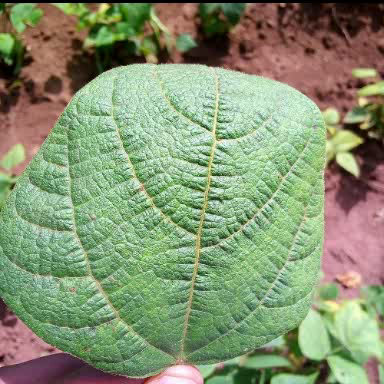
#> input picture frame 0 of test_multimodal_assets/test_plant_4s.mp4, 384 x 384 px, given in place of gemini_generated_video_17a86e10.mp4, which was not available
$ python inspect_all_frames.py   (older library calls are emulated)
#> lines starting #> are read from the running program, lines starting #| are printed output that depends on the picture; pictures that were not available may be replaced by others from this repository, and a replacement may not be noted
"""Comprehensive frame inspection of gemini_generated_video_17a86e10.mp4."""
import os
import sys
import cv2
import numpy as np
from pathlib import Path

video_path = Path(r"C:\Users\vyasn\Downloads\gemini_generated_video_17a86e10.mp4")
cap = cv2.VideoCapture(str(video_path))
total_frames = int(cap.get(cv2.CAP_PROP_FRAME_COUNT))
fps = cap.get(cv2.CAP_PROP_FPS)

print(f"Total frames: {total_frames}, FPS: {fps}")

os.makedirs("scratch/all_video_frames", exist_ok=True)

# Sample every 10th frame (24 frames across video)
indices = np.linspace(0, total_frames - 1, num=24, dtype=int)
frame_data = []

for i, idx in enumerate(indices, 1):
    cap.set(cv2.CAP_PROP_POS_FRAMES, int(idx))
    ret, frame = cap.read()
    if not ret:
        continue

    gray = cv2.cvtColor(frame, cv2.COLOR_BGR2GRAY)
    blur_score = float(cv2.Laplacian(gray, cv2.CV_64F).var())
    mean_bright = float(np.mean(gray))

    out_path = f"scratch/all_video_frames/frame_{i:02d}_idx_{idx:03d}.jpg"
    cv2.imwrite(out_path, frame)

    print(f"Frame #{i:02d} | Idx: {idx:03d} | Time: {idx/fps:.2f}s | Brightness: {mean_bright:.1f} | Sharpness (Laplacian): {blur_score:.2f}")
#> this loop made 24 passes
#> (blur_score, mean_bright) on passes 1 to 12: (3594, 139.6), (3836.3, 139.7), (3829.3, 139.4), (3703.8, 139.8), (3958.9, 139.5), (3798, 139.6), (3730.3, 140.1), (3904.6, 139.9), (3944.3, 139.6), (3681.3, 139.8), (3680.7, 139.8), (3739.6, 139.4)
#| Frame #01 | Idx: 000 | Time: 0.00s | Brightness: 139.6 | Sharpness (Laplacian): 3594.00
#| Frame #02 | Idx: 002 | Time: 0.13s | Brightness: 139.7 | Sharpness (Laplacian): 3836.28
#| Frame #03 | Idx: 005 | Time: 0.33s | Brightness: 139.4 | Sharpness (Laplacian): 3829.35
#| Frame #04 | Idx: 007 | Time: 0.47s | Brightness: 139.8 | Sharpness (Laplacian): 3703.82
#| Frame #05 | Idx: 010 | Time: 0.67s | Brightness: 139.5 | Sharpness (Laplacian): 3958.93
#| Frame #06 | Idx: 012 | Time: 0.80s | Brightness: 139.6 | Sharpness (Laplacian): 3798.04
#| Frame #07 | Idx: 015 | Time: 1.00s | Brightness: 140.1 | Sharpness (Laplacian): 3730.30
#| Frame #08 | Idx: 017 | Time: 1.13s | Brightness: 139.9 | Sharpness (Laplacian): 3904.57
#> (further printed lines are left out)
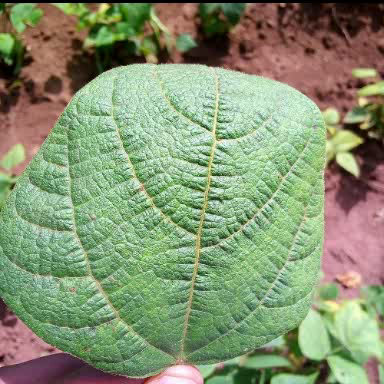
#> input picture frame 0 of test_multimodal_assets/test_plant_4s.mp4, 384 x 384 px, given in place of gemini_generated_video_17a86e10.mp4, which was not available
#> pass 1, `gray = cv2.cvtColor(frame, cv2.COLOR_BGR2GRAY)`:
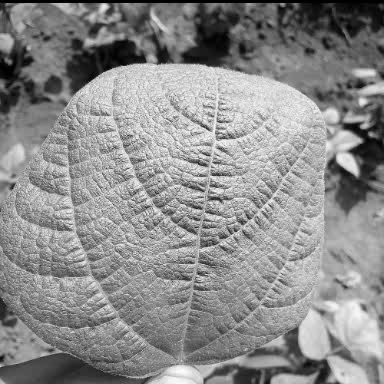
#> gray: shape (384, 384); min 0, max 254, mean 139.6
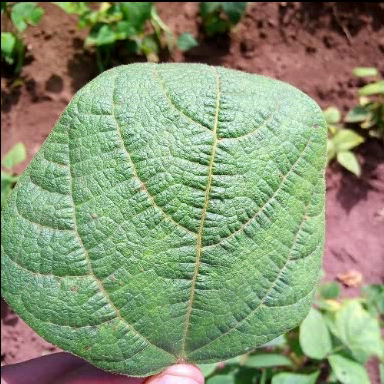
#> input picture frame 2 of test_multimodal_assets/test_plant_4s.mp4, 384 x 384 px, given in place of gemini_generated_video_17a86e10.mp4, which was not available
#> pass 2, `gray = cv2.cvtColor(frame, cv2.COLOR_BGR2GRAY)`:
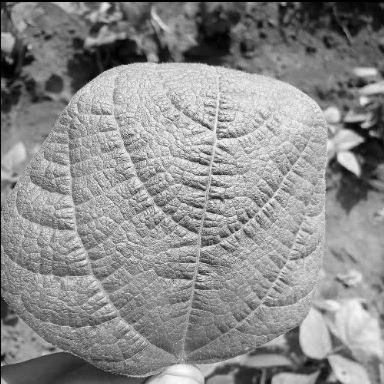
#> gray: shape (384, 384); min 0, max 255, mean 139.7
#> pass 3, `ret, frame = cap.read()`:
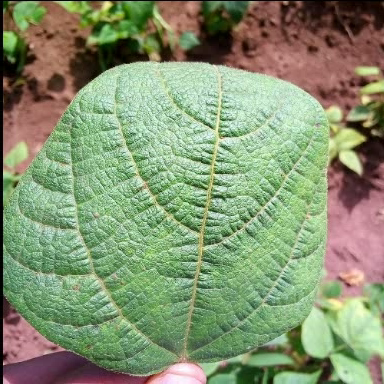
#> frame: shape (384, 384, 3); mean B, G, R 113, 147.7, 133.4
#> pass 3, `gray = cv2.cvtColor(frame, cv2.COLOR_BGR2GRAY)`:
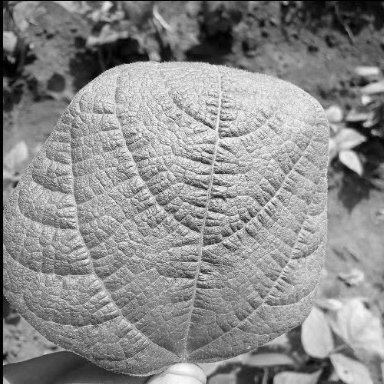
#> gray: shape (384, 384); min 0, max 254, mean 139.4
#> after the loop:
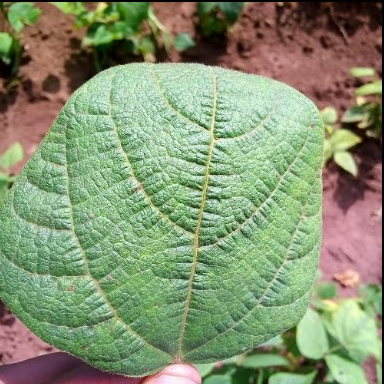
#> frame: shape (384, 384, 3); mean B, G, R 113.3, 147.5, 133.7
#> after the loop:
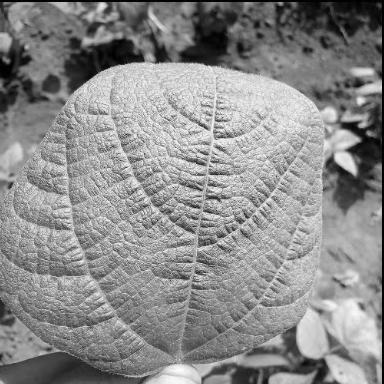
#> gray: shape (384, 384); min 0, max 255, mean 139.4

cap.release()

$ run again, starting later in the video
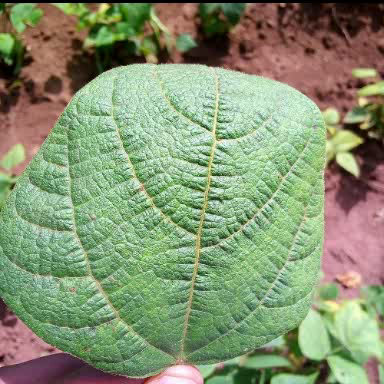
#> input picture frame 0 of test_multimodal_assets/test_plant_4s.mp4, 384 x 384 px, given in place of gemini_generated_video_17a86e10.mp4, which was not available
#> the loop `for i, idx in enumerate(indices, 1):` made 24 passes
#> (blur_score, mean_bright) on passes 1 to 8: (3594, 139.6), (3836.3, 139.7), (3829.3, 139.4), (3703.8, 139.8), (3958.9, 139.5), (3798, 139.6), (3730.3, 140.1), (3904.6, 139.9)
#> (printed output is left out)
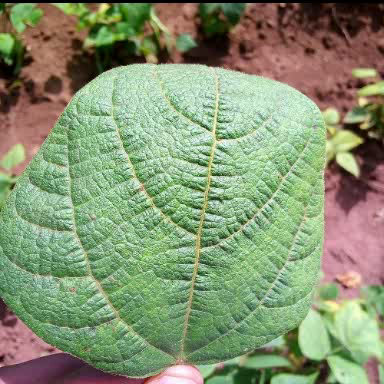
#> input picture frame 0 of test_multimodal_assets/test_plant_4s.mp4, 384 x 384 px, given in place of gemini_generated_video_17a86e10.mp4, which was not available
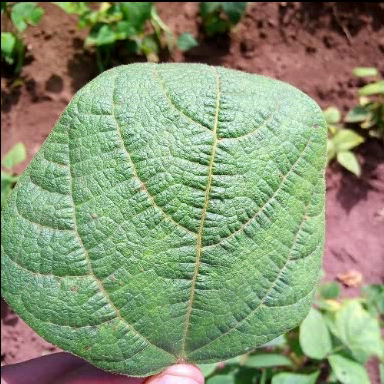
#> input picture frame 2 of test_multimodal_assets/test_plant_4s.mp4, 384 x 384 px, given in place of gemini_generated_video_17a86e10.mp4, which was not available

$ run again, starting later in the video
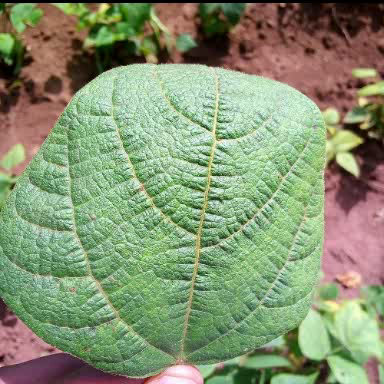
#> input picture frame 0 of test_multimodal_assets/test_plant_4s.mp4, 384 x 384 px, given in place of gemini_generated_video_17a86e10.mp4, which was not available
#> the loop `for i, idx in enumerate(indices, 1):` made 24 passes
#> (blur_score, mean_bright) on passes 1 to 8: (3594, 139.6), (3836.3, 139.7), (3829.3, 139.4), (3703.8, 139.8), (3958.9, 139.5), (3798, 139.6), (3730.3, 140.1), (3904.6, 139.9)
#> (printed output is left out)
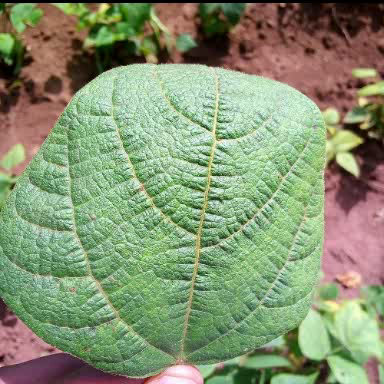
#> input picture frame 0 of test_multimodal_assets/test_plant_4s.mp4, 384 x 384 px, given in place of gemini_generated_video_17a86e10.mp4, which was not available
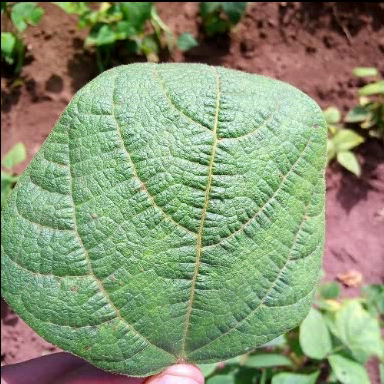
#> input picture frame 2 of test_multimodal_assets/test_plant_4s.mp4, 384 x 384 px, given in place of gemini_generated_video_17a86e10.mp4, which was not available
